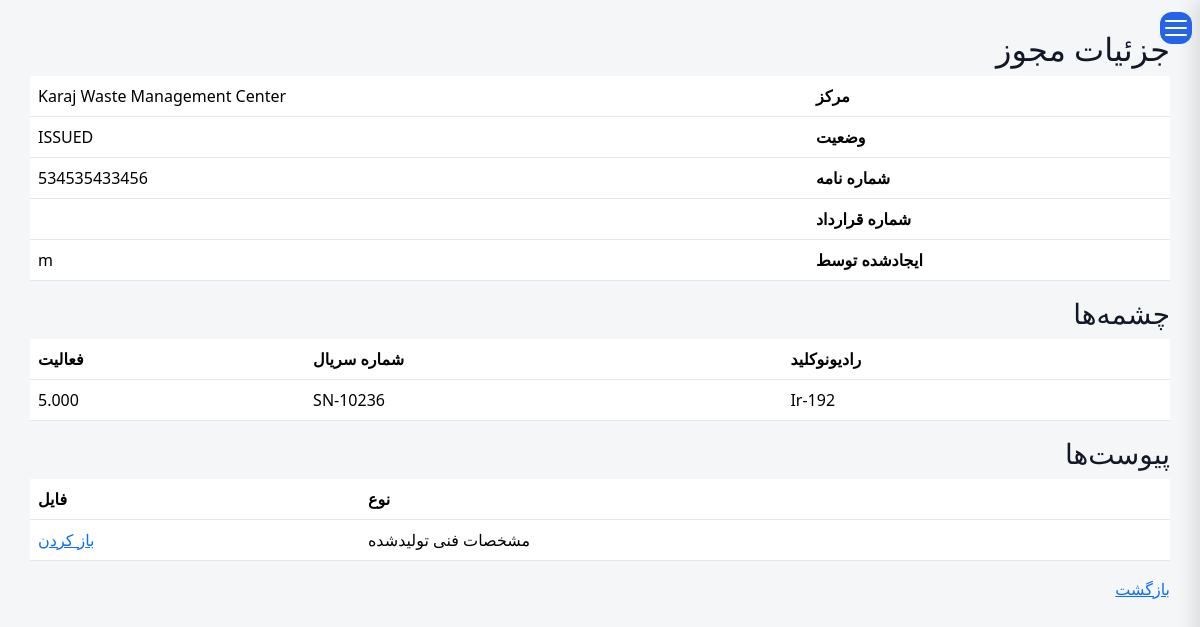
Page /operations/18/ (signed in) on the earlier database version.
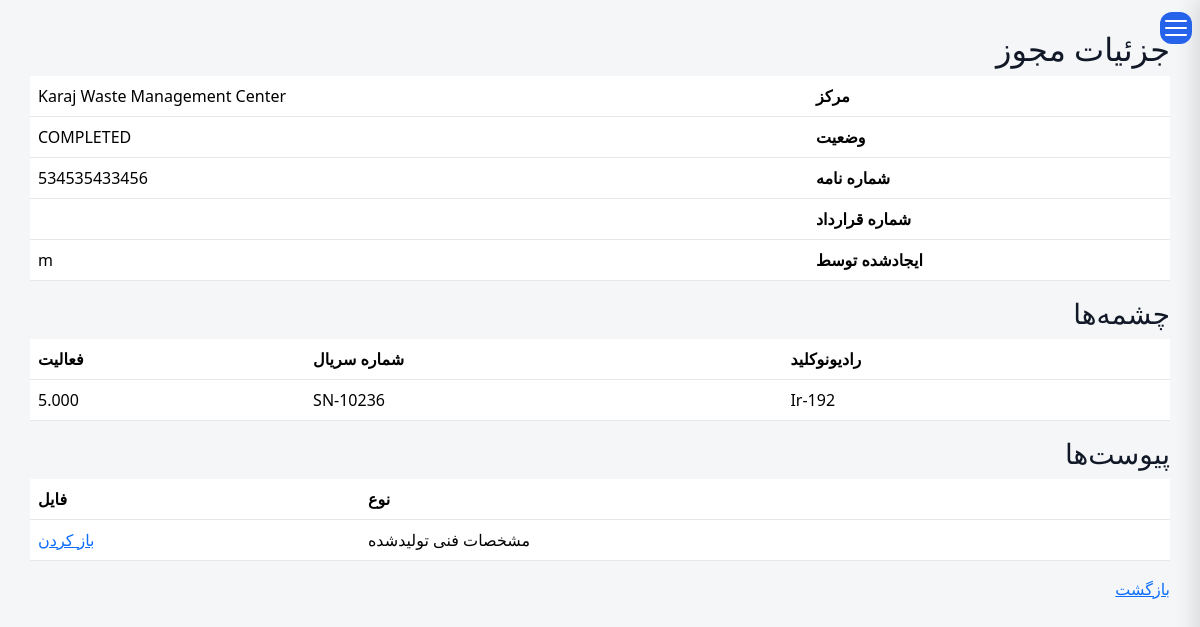
Same page on the later database version.
### operations/models.py (models this page shows, shortened)
class LicenseRequest(models.Model):
    facility = models.ForeignKey(
        FacilityModel,
        on_delete=models.PROTECT,
        related_name="license_requests",
    )
    letter_number = models.CharField(_("Letter Number"),
        max_length=100,
        blank=True,
        null=True,
    )
    letter_date = models.DateField(_("Letter Date"),
        blank=True,
        null=True,
    )
    status = models.CharField( _("Status"),
        max_length=20,
        choices=LicenseStatus.choices,
        default=LicenseStatus.DRAFT,
    )
    status_date = models.DateTimeField( _("Status Date"),
        null=True,
        blank=True,
    )
    specification_completed = models.BooleanField(_("Specification Completed"),default=False,)
    description = models.TextField(
        _("Description"),
        blank=True,)
    created_by = models.ForeignKey(
        settings.AUTH_USER_MODEL,
        verbose_name=_("Created By"),
        on_delete=models.PROTECT,
    )
    created_at = models.DateTimeField( _("Created At"),
        auto_now_add=True,
    )
    updated_at = models.DateTimeField( _("Updated At"),
        auto_now=True,
    )
    history = HistoricalRecords()
    class Meta:
        ordering = ["-created_at"]
        verbose_name = _("License Request")
        verbose_name_plural = _("License Requests")

### facilities/models.py (models this page shows, shortened)
class FacilityModel(models.Model):
    name = models.CharField(
        _("Facility Name"),
        max_length=255, blank=True,null=True
    )
    responsible_person = models.CharField(
        _("Responsible Person"),
        max_length=150, blank=True,null=True
    )
    telephone = models.CharField(
        _("Telephone"),
        max_length=50, blank=True,null=True
    )
    email = models.EmailField(
        _("Email"),
        blank=True,null=True
    )
    address1 = models.CharField(
        _("Address Line 1"),
        max_length=255, blank=True,null=True
    )
    address2 = models.CharField(
        _("Address Line 2"),
        max_length=255,
         blank=True,null=True
    )
    postal_code = models.CharField(
        _("Postal Code"),
        max_length=20,
         blank=True,null=True
    )
    national_id = models.CharField(
        _("National ID"),
        max_length=50,
         blank=True,null=True
    )
    economic_code = models.CharField(
        _("Economic Code"),
        max_length=50,
         blank=True,null=True
    )
    created_at = models.DateTimeField(
        _("Created At"),
        auto_now_add=True
    )
    updated_at = models.DateTimeField(
        _("Updated At"),
        auto_now=True
    )
    class Meta:
        ordering = ["name"]
        verbose_name = _("Facility")
        verbose_name_plural = _("Facilities")
        constraints = [
            models.UniqueConstraint(
                fields=["national_id"],
                name="unique_facility_national_id",
                condition=models.Q(national_id__isnull=False),
            ),
            models.UniqueConstraint(
                fields=["postal_code"],
                name="unique_facility_postal_code",
                condition=models.Q(postal_code__isnull=False),
            ),
            models.UniqueConstraint(
                fields=["economic_code"],
                name="unique_facility_economic_code",
                condition=models.Q(economic_code__isnull=False),
            ),
        ]

### operations/views.py (the view)
def license_detail(request, pk):
    license_request = get_object_or_404(
        LicenseRequest.objects
        .select_related(
            "facility",
            "created_by",
        )
        .prefetch_related(
                "attachments",
                "sources__nuclide",
                "sources__source_dsrs",
            ),
        pk=pk,
    )
    context = {
        "license": license_request,
    }
    return render(
        request,
        "operations/license_detail.html",
        context,
    )

### reference/models.py (called while the page is built)
    def __str__(self):
        return self.name

### templates/operations/license_detail.html (shortened to what this page needs)
{% extends "base.html" %}
{% load i18n %}
{% block content %}
<h2>
    {% trans "License Details" %}
</h2>
<table class="table">
<tr>
    <th>
        {% trans "Facility" %}
    </th>
    <td>
        {{ license.facility.name }}
    </td>
</tr>
<tr>
    <th>
        {% trans "Status" %}
    </th>
    <td>
        {{ license.status }}
    </td>
</tr>
<tr>
    <th>
        {% trans "Letter Number" %}
    </th>
    <td>
        {{ license.letter_number }}
    </td>
</tr>
<tr>
    <th>
        {% trans "Contract Number" %}
    </th>
    <td>
    </td>
</tr>
<tr>
    <th>
        {% trans "Created By" %}
    </th>
    <td>
        {{ license.created_by }}
    </td>
</tr>
</table>
<h3>
{% trans "Sources" %}
</h3>
<table class="table">
<tr>
<th>
{% trans "Nuclide" %}
</th>
<th>
{% trans "Serial Number" %}
</th>
<th>
{% trans "Activity" %}
</th>
</tr>
{% for source in license.sources.all %}
<tr>
<td>
{{ source.nuclide }}
</td>
<td>
{{ source.serial_number }}
</td>
<td>
{{ source.activity }}
</td>
</tr>
{% empty %}
<tr>
<td colspan="3">
{% trans "No sources added." %}
</td>
</tr>
{% endfor %}
</table>
<h3>
{% trans "Attachments" %}
</h3>
<table class="table">
<thead>
<tr>
<th>{% trans "Type" %}</th>
<th>{% trans "File" %}</th>
</tr>
</thead>
<tbody>
{% for attachment in license.attachments.all %}
<tr>
<td>
{{ attachment.get_attachment_type_display }}
</td>
<td>
<a href="{{ attachment.file.url }}" target="_blank">
{% trans "Open" %}
</a>
</td>
</tr>
{% empty %}
<tr>
<td colspan="2">
{% trans "No attachments." %}
</td>
</tr>
{% endfor %}
</tbody>
</table>
<a href="{% url 'license_list' %}">
{% trans "Back" %}
</a>
{% endblock %}

Differences in the rows shown:
changed LicenseRequest "Karaj Waste Management Center": status "ISSUED" → "COMPLETED"
